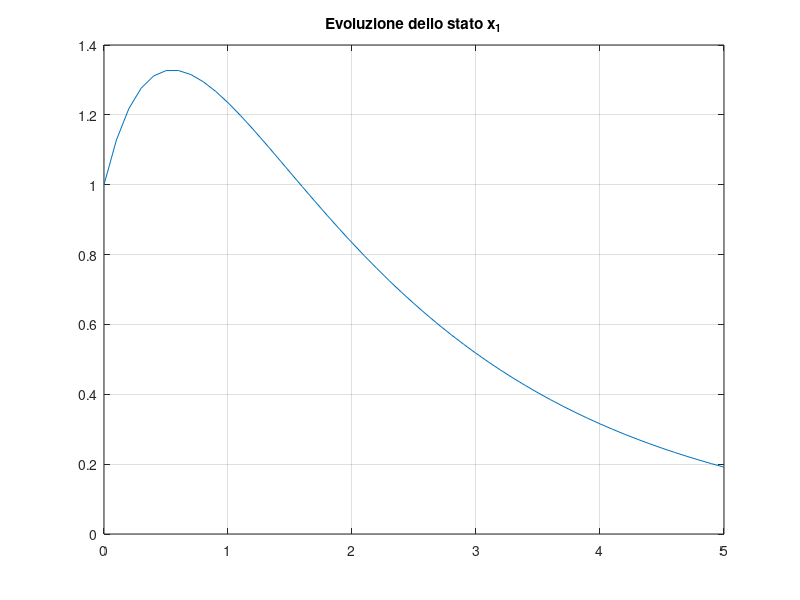
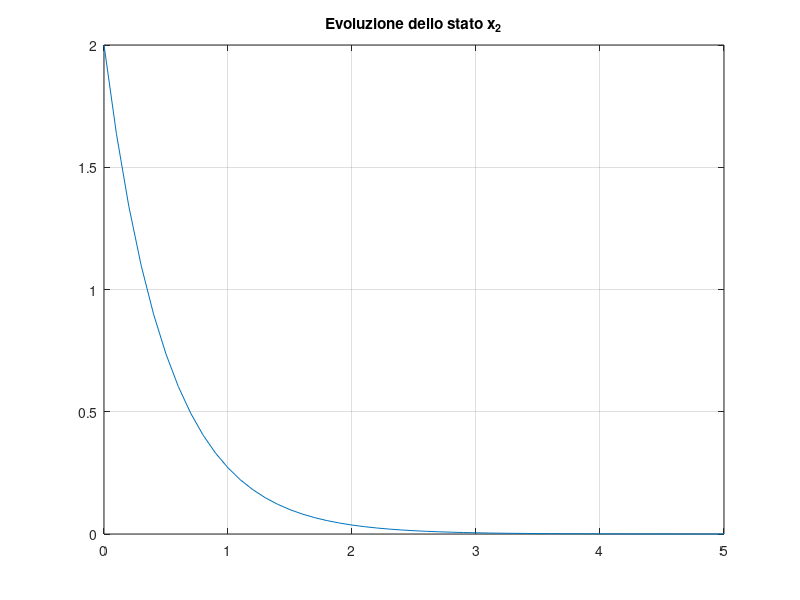

These figures' MATLAB source, in order:
B = [1; 1];
C = [1 3];
D = 0;
es = menu('Scegliere la matrice A', 'A1 = [-0.5 1; 0 -2]',...
    'A2 = [-0.5 1; 0 -1]', 'A3 = [-0.5 1; 0 0]', 'A4 = [-0.5 1; 0 1]');
switch(es)
    case 1, A = [-0.5 1; 0 -2];
    case 2, A = [-0.5 1; 0 -1];
    case 3, A = [-0.5 1; 0 0];
    case 4, A = [-0.5 1; 0 1];
end
t = 0:0.1:5;
u = 0*t;
x0 = [1; 2];
System = ss(A, B, C, D);
[Y, T, X] = lsim(System, u, t, x0);
figure(1), plot(T, X(:,1)), zoom on, grid on, title('Evoluzione dello stato x_1');
figure(2), plot(T, X(:,2)), zoom on, grid on, title('Evoluzione dello stato x_2');
